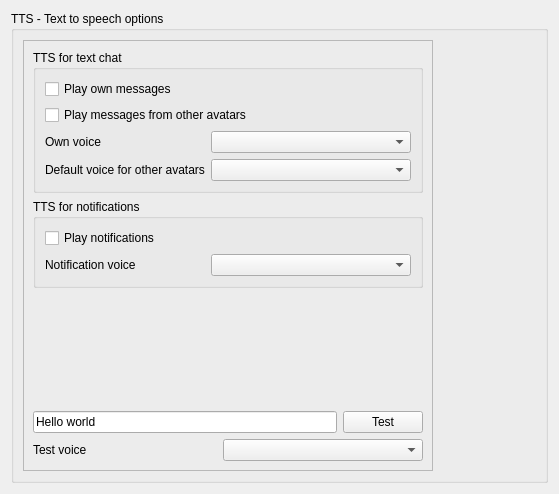
<?xml version="1.0" encoding="UTF-8"?>
<ui version="4.0">
 <class>TTSSettings</class>
 <widget class="QWidget" name="TTSSettings">
  <property name="geometry">
   <rect>
    <x>0</x>
    <y>0</y>
    <width>559</width>
    <height>494</height>
   </rect>
  </property>
  <property name="windowTitle">
   <string>Dialog</string>
  </property>
  <layout class="QVBoxLayout" name="verticalLayout_5">
   <item>
    <layout class="QVBoxLayout" name="verticalLayout_3"/>
   </item>
   <item>
    <layout class="QVBoxLayout" name="verticalLayout_4">
     <item>
      <layout class="QVBoxLayout" name="verticalLayout">
       <item>
        <widget class="QGroupBox" name="groupBox">
         <property name="title">
          <string>TTS - Text to speech options</string>
         </property>
         <layout class="QHBoxLayout" name="horizontalLayout_2">
          <item>
           <widget class="QFrame" name="frame">
            <property name="frameShape">
             <enum>QFrame::StyledPanel</enum>
            </property>
            <property name="frameShadow">
             <enum>QFrame::Raised</enum>
            </property>
            <layout class="QVBoxLayout" name="verticalLayout_6">
             <item>
              <widget class="QGroupBox" name="groupBox_2">
               <property name="title">
                <string>TTS for text chat</string>
               </property>
               <layout class="QVBoxLayout" name="verticalLayout_7">
                <item>
                 <layout class="QHBoxLayout" name="horizontalLayout">
                  <item>
                   <widget class="QCheckBox" name="playOwnMessagesCheckBox">
                    <property name="text">
                     <string>Play own messages</string>
                    </property>
                   </widget>
                  </item>
                 </layout>
                </item>
                <item>
                 <layout class="QHBoxLayout" name="horizontalLayout_4">
                  <item>
                   <widget class="QCheckBox" name="playOtherMessagesCheckBox">
                    <property name="text">
                     <string>Play messages from other avatars</string>
                    </property>
                   </widget>
                  </item>
                 </layout>
                </item>
                <item>
                 <layout class="QHBoxLayout" name="horizontalLayout_7">
                  <item>
                   <widget class="QLabel" name="label_2">
                    <property name="text">
                     <string>Own voice</string>
                    </property>
                   </widget>
                  </item>
                  <item>
                   <widget class="QComboBox" name="ownVoice">
                    <property name="minimumSize">
                     <size>
                      <width>200</width>
                      <height>0</height>
                     </size>
                    </property>
                   </widget>
                  </item>
                 </layout>
                </item>
                <item>
                 <layout class="QHBoxLayout" name="horizontalLayout_8">
                  <item>
                   <widget class="QLabel" name="label_3">
                    <property name="text">
                     <string>Default voice for other avatars</string>
                    </property>
                   </widget>
                  </item>
                  <item>
                   <widget class="QComboBox" name="defaultVoiceForTextChat">
                    <property name="minimumSize">
                     <size>
                      <width>200</width>
                      <height>0</height>
                     </size>
                    </property>
                   </widget>
                  </item>
                 </layout>
                </item>
               </layout>
              </widget>
             </item>
             <item>
              <widget class="QGroupBox" name="groupBox_3">
               <property name="title">
                <string>TTS for notifications</string>
               </property>
               <layout class="QVBoxLayout" name="verticalLayout_8">
                <item>
                 <layout class="QHBoxLayout" name="horizontalLayout_3">
                  <item>
                   <widget class="QCheckBox" name="playNotificationMessagesCheckBox">
                    <property name="text">
                     <string>Play notifications</string>
                    </property>
                   </widget>
                  </item>
                 </layout>
                </item>
                <item>
                 <layout class="QHBoxLayout" name="horizontalLayout_9">
                  <item>
                   <widget class="QLabel" name="label_4">
                    <property name="text">
                     <string>Notification voice</string>
                    </property>
                   </widget>
                  </item>
                  <item>
                   <widget class="QComboBox" name="notificationVoice">
                    <property name="minimumSize">
                     <size>
                      <width>200</width>
                      <height>0</height>
                     </size>
                    </property>
                   </widget>
                  </item>
                 </layout>
                </item>
               </layout>
              </widget>
             </item>
             <item>
              <spacer name="verticalSpacer">
               <property name="orientation">
                <enum>Qt::Vertical</enum>
               </property>
               <property name="sizeHint" stdset="0">
                <size>
                 <width>20</width>
                 <height>40</height>
                </size>
               </property>
              </spacer>
             </item>
             <item>
              <layout class="QHBoxLayout" name="horizontalLayout_5">
               <item>
                <widget class="QLineEdit" name="testPhraseText">
                 <property name="text">
                  <string>Hello world</string>
                 </property>
                </widget>
               </item>
               <item>
                <widget class="QPushButton" name="testButton">
                 <property name="text">
                  <string>Test</string>
                 </property>
                </widget>
               </item>
              </layout>
             </item>
             <item>
              <layout class="QHBoxLayout" name="horizontalLayout_6">
               <item>
                <widget class="QLabel" name="label">
                 <property name="text">
                  <string>Test voice</string>
                 </property>
                </widget>
               </item>
               <item>
                <widget class="QComboBox" name="testVoice">
                 <property name="minimumSize">
                  <size>
                   <width>200</width>
                   <height>0</height>
                  </size>
                 </property>
                </widget>
               </item>
              </layout>
             </item>
            </layout>
           </widget>
          </item>
          <item>
           <spacer name="horizontalSpacer">
            <property name="orientation">
             <enum>Qt::Horizontal</enum>
            </property>
            <property name="sizeHint" stdset="0">
             <size>
              <width>40</width>
              <height>20</height>
             </size>
            </property>
           </spacer>
          </item>
         </layout>
        </widget>
       </item>
      </layout>
     </item>
    </layout>
   </item>
  </layout>
 </widget>
 <resources/>
 <connections/>
</ui>
